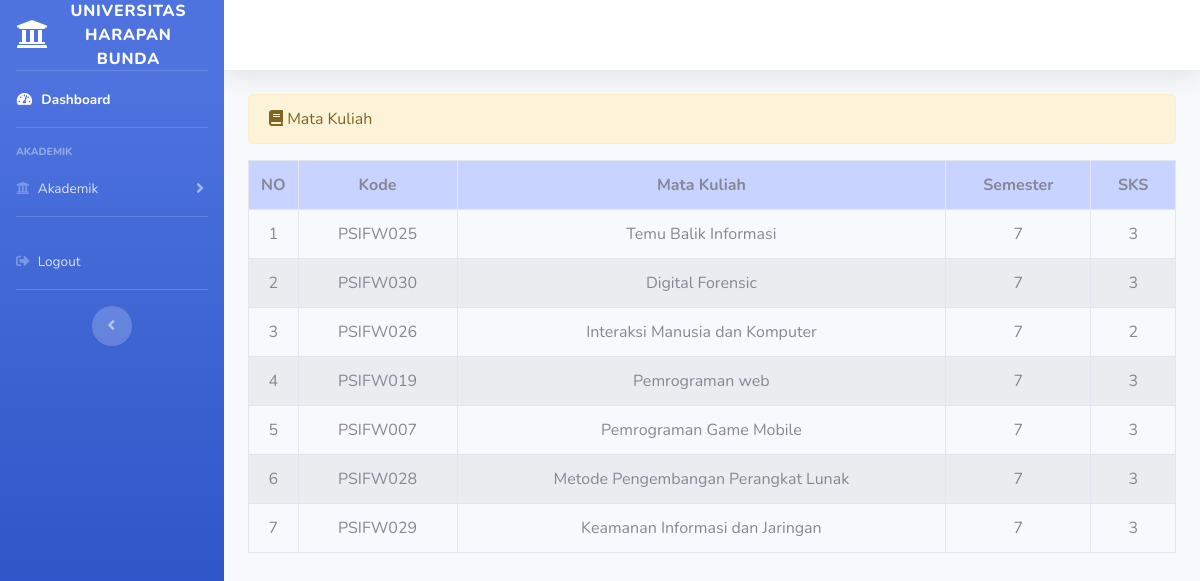
The page /index.php/dosen/matakuliah on the database its author committed.
### tables this page shows
CREATE TABLE `matakuliah` (
  `kode_matakuliah` varchar(50) NOT NULL,
  `nama_matakuliah` varchar(50) NOT NULL,
  `sks` int(11) NOT NULL,
  `semester` int(11) NOT NULL,
  `nama_prodi` varchar(100) NOT NULL
);

### application/controllers/dosen/matakuliah.php (called while the page is built, shortened)
<?php
class Matakuliah extends CI_Controller{
   public function index(){
    $data['matakuliah'] = $this->matakuliah_model->tampil_data('matakuliah')->result();
        $this->load->view('templates_dosen/header');
        $this->load->view('templates_dosen/sidebar');
        $this->load->view('dosen/matakuliah', $data);
        $this->load->view('templates_dosen/footer');
   }
}

### index.php (called while the page is built, shortened)
<?php
require_once BASEPATH.'core/CodeIgniter.php';

### application/models/matakuliah_model.php (called while the page is built, shortened)
<?php
 class Matakuliah_model extends CI_model{
    public function tampil_data($table){
        return $this->db->get($table);
    }
 }

### application/views/dosen/matakuliah.php (the view, shortened to what this page needs)
<div class="container-fluid">
    <div class = "alert alert-warning" role="alert">
        <i class="fas fa-book"></i> Mata Kuliah
    </div>
     <table class="table table-bordered table-striped table-hover">
     <tr style="background-color:#c9d3ff; text-align:center;">
            <th>NO</th>
            <th>Kode</th>
            <th> Mata Kuliah </th>
            <th>Semester</th>
            <th>SKS</th>
        </tr>
        <?php
            $no = 1;
            foreach($matakuliah as $mk):?>
            <tr class="text-center">
                <td width="20px"><?php echo $no++?></td>
                <td><?php echo $mk->kode_matakuliah?></td>
                <td><?php echo $mk->nama_matakuliah?></td>
                <td><?php echo $mk->semester?></td>
                <td><?php echo $mk->sks?></td>
            </tr>
            <?php endforeach;?>
     </table>
</div>

### rows shown on the page
matakuliah: kode_matakuliah "PSIFW025", nama_matakuliah "Temu Balik Informasi", semester "7", sks "3"
matakuliah: kode_matakuliah "PSIFW030", nama_matakuliah "Digital Forensic", semester "7", sks "3"
matakuliah: kode_matakuliah "PSIFW026", nama_matakuliah "Interaksi Manusia dan Komputer", semester "7", sks "2"
matakuliah: kode_matakuliah "PSIFW019", nama_matakuliah "Pemrograman web", semester "7", sks "3"
matakuliah: kode_matakuliah "PSIFW007", nama_matakuliah "Pemrograman Game Mobile", semester "7", sks "3"
matakuliah: kode_matakuliah "PSIFW028", nama_matakuliah "Metode Pengembangan Perangkat Lunak", semester "7", sks "3"
matakuliah: kode_matakuliah "PSIFW029", nama_matakuliah "Keamanan Informasi dan Jaringan", semester "7", sks "3"
